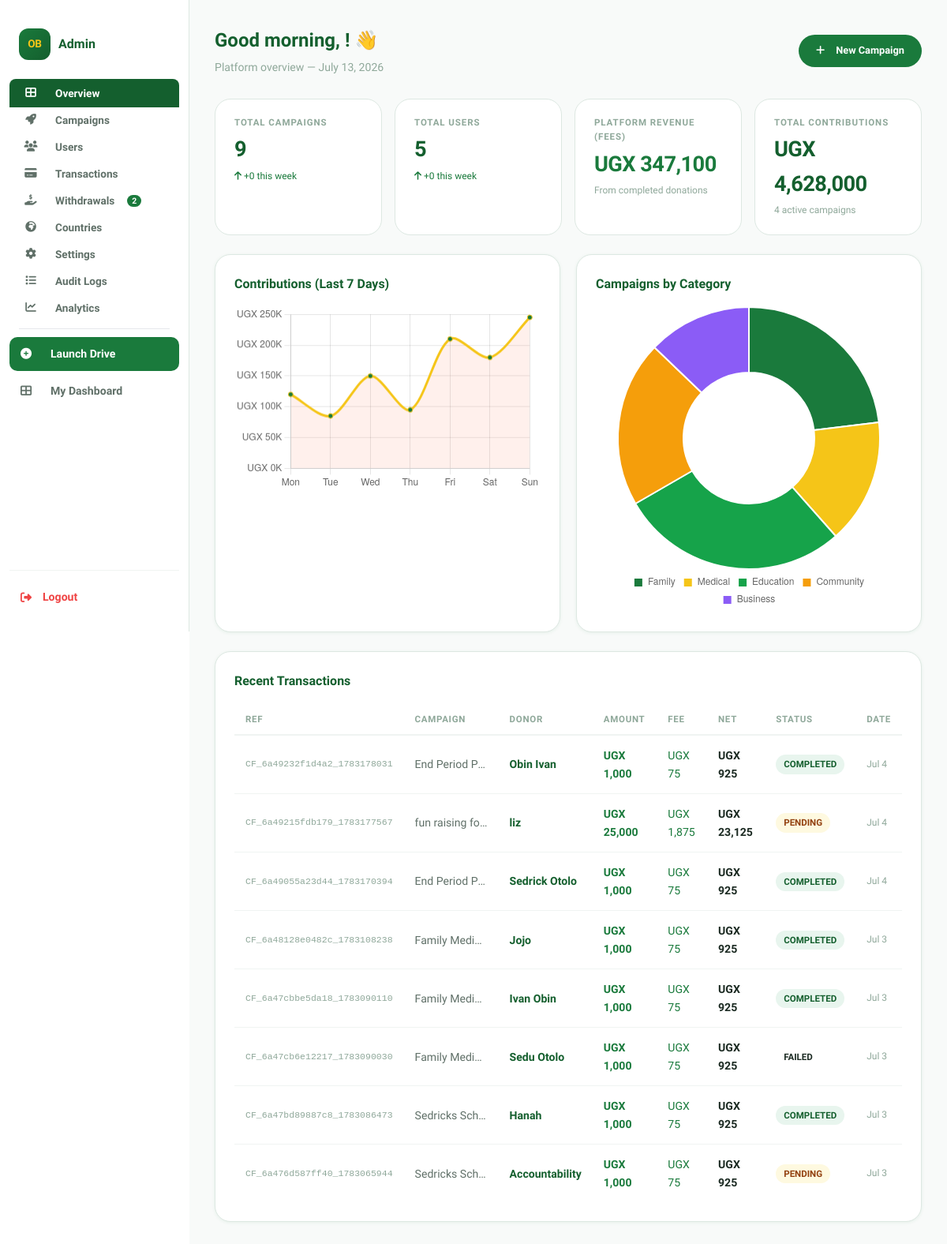
The page /admin/index.php (signed in) on the database as committed earlier.
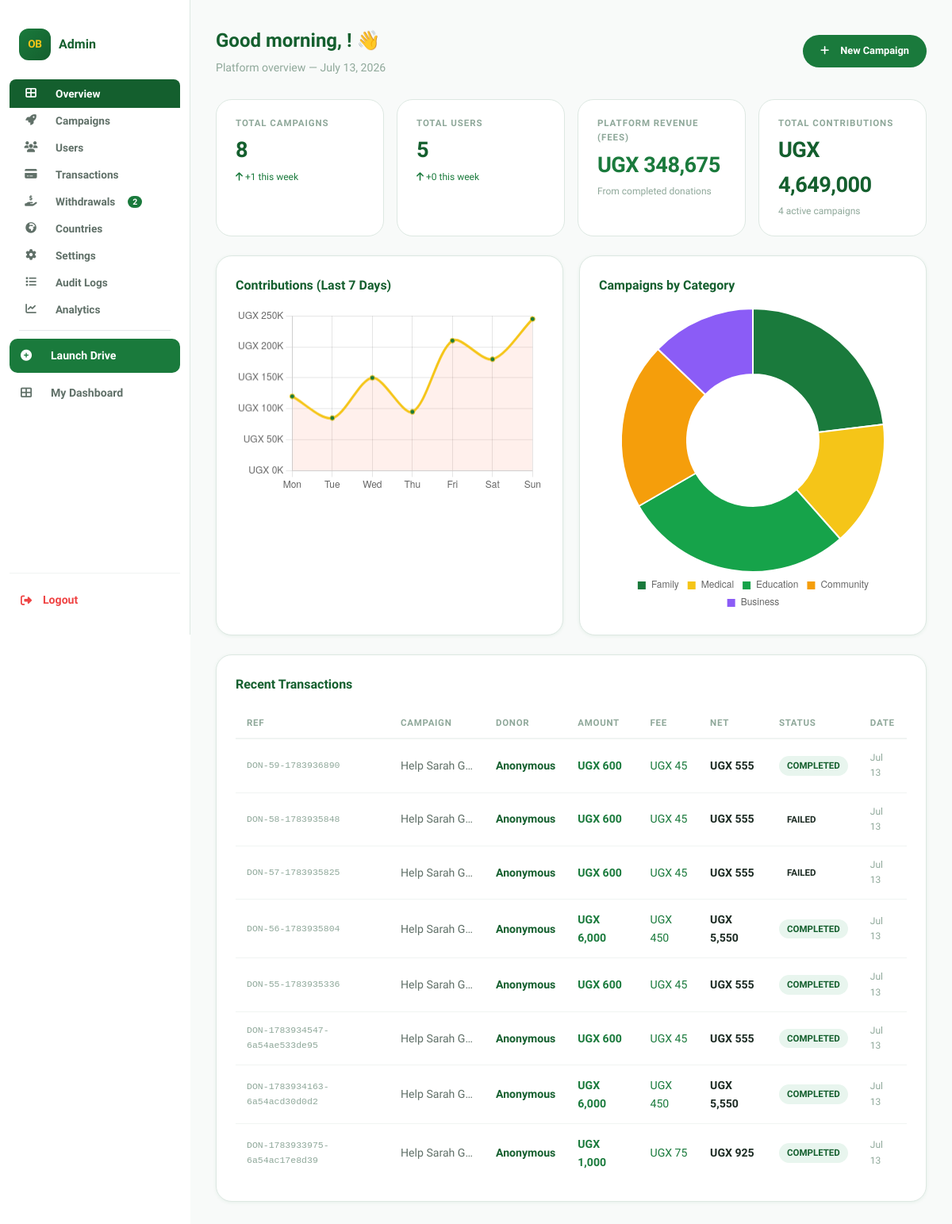
The same page on the database as committed later.
### tables this page shows
CREATE TABLE `donations` (
  `donation_id` int(11) NOT NULL,
  `campaign_id` int(11) NOT NULL,
  `donor_id` int(11) DEFAULT NULL,
  `donor_name` varchar(100) DEFAULT NULL,
  `donor_email` varchar(100) DEFAULT NULL,
  `donor_phone` varchar(20) NOT NULL,
  `is_anonymous` tinyint(1) DEFAULT 0,
  `amount` decimal(15,2) NOT NULL,
  `fee_percentage` decimal(5,2) NOT NULL DEFAULT 7.50,
  `fee_amount` decimal(15,2) GENERATED ALWAYS AS (`amount` * (`fee_percentage` / 100)) STORED,
  `net_amount` decimal(15,2) GENERATED ALWAYS AS (`amount` - `amount` * (`fee_percentage` / 100)) STORED,
  `tip_amount` decimal(15,2) DEFAULT 0.00,
  `status` enum('pending','completed','failed','refunded') DEFAULT 'pending',
  `transaction_reference` varchar(100) DEFAULT NULL,
  `mobile_money_network` varchar(50) NOT NULL,
  `payment_date` timestamp NULL DEFAULT NULL,
  `created_at` timestamp NOT NULL DEFAULT current_timestamp(),
  `pesapal_tracking_id` varchar(100) DEFAULT NULL,
  `currency` varchar(3) DEFAULT 'UGX',
  `iotec_transaction_id` varchar(100) DEFAULT NULL
);

CREATE TABLE `campaigns` (
  `campaign_id` int(11) NOT NULL,
  `campaigner_id` int(11) NOT NULL,
  `display_name` varchar(120) DEFAULT NULL,
  `title` varchar(150) NOT NULL,
  `slug` varchar(150) NOT NULL,
  `description` text NOT NULL,
  `category` varchar(50) NOT NULL,
  `goal_amount` decimal(15,2) NOT NULL,
  `currency` varchar(3) NOT NULL DEFAULT 'UGX',
  `raised_amount` decimal(15,2) DEFAULT 0.00,
  `contributor_count` int(11) DEFAULT 0,
  `image_url` varchar(500) DEFAULT NULL,
  `mobile_money_number` varchar(20) NOT NULL,
  `mobile_money_network` varchar(50) NOT NULL,
  `status` enum('draft','active','paused','suspended','completed','flagged') DEFAULT 'draft',
  `start_date` timestamp NOT NULL DEFAULT current_timestamp(),
  `end_date` timestamp NULL DEFAULT NULL,
  `country` varchar(50) NOT NULL,
  `is_featured` tinyint(1) DEFAULT 0,
  `view_count` int(11) DEFAULT 0,
  `share_count` int(11) DEFAULT 0,
  `created_at` timestamp NOT NULL DEFAULT current_timestamp(),
  `updated_at` timestamp NOT NULL DEFAULT current_timestamp() ON UPDATE current_timestamp(),
  `multiple_images` longtext DEFAULT NULL CHECK (json_valid(`multiple_images`))
);

### admin/index.php (the view, shortened to what the changed rows need)
<?php
require_once __DIR__ . '/../includes/config.php';
$admin = $_SESSION['user'];
function getCount($conn, $query) {
    $result = $conn->query($query);
    if ($result) {
        $row = $result->fetch_row();
        return $row ? (int)$row[0] : 0;
    }
    return 0;
}
function getSum($conn, $query) {
    $result = $conn->query($query);
    if ($result) {
        $row = $result->fetch_row();
        return $row ? (float)$row[0] : 0;
    }
    return 0;
}
$totalCampaigns    = getCount($conn, "SELECT COUNT(*) FROM campaigns");
$activeCampaigns   = getCount($conn, "SELECT COUNT(*) FROM campaigns WHERE status='active'");
$totalDonations    = getSum($conn, "SELECT COALESCE(SUM(amount),0) FROM donations WHERE status='completed'");
$totalFees         = getSum($conn, "SELECT COALESCE(SUM(fee_amount),0) FROM donations WHERE status='completed'");
$newCampsWeek      = getCount($conn, "SELECT COUNT(*) FROM campaigns WHERE created_at >= DATE_SUB(NOW(),INTERVAL 7 DAY)");
$allDonations = $conn->query(
    "SELECT d.*, c.title AS campaign_title FROM donations d
     JOIN campaigns c ON d.campaign_id=c.campaign_id ORDER BY d.created_at DESC LIMIT 50"
);
?>
<!DOCTYPE html>
<html lang="en">
<head>
  <link rel="stylesheet" href="https://cdnjs.cloudflare.com/ajax/libs/font-awesome/6.5.0/css/all.min.css" />
  <link rel="stylesheet" href="<?= BASE ?>/css/style.css" />
</head>
<body>
<div class="admin-layout">
  <main class="admin-main">
    <div class="page-header">
      <div style="display:flex;justify-content:space-between;align-items:center;flex-wrap:wrap;gap:12px;">
        <div>
          <h1>Good <?= date('H') < 12 ? 'morning' : (date('H') < 17 ? 'afternoon' : 'evening') ?>, <?= htmlspecialchars(explode(' ', $admin['full_name'])[0]) ?>! 👋</h1>
        </div>
      </div>
    </div>
    <div class="tab-panel active" id="tab-overview">
      <div class="grid-4" style="margin-bottom:24px;">
        <div class="stat-card"><p class="stat-label">Total Campaigns</p><p class="stat-value"><?= number_format($totalCampaigns) ?></p><p class="stat-sub" style="color:var(--green);"><i class="fas fa-arrow-up"></i> +<?= $newCampsWeek ?> this week</p></div>
        <div class="stat-card"><p class="stat-label">Platform Revenue (Fees)</p><p class="stat-value" style="color:var(--green);">UGX <?= number_format($totalFees) ?></p><p class="stat-sub" style="color:var(--gray-400);">From completed donations</p></div>
        <div class="stat-card"><p class="stat-label">Total Contributions</p><p class="stat-value">UGX <?= number_format($totalDonations) ?></p><p class="stat-sub" style="color:var(--gray-400);"><?= $activeCampaigns ?> active campaigns</p></div>
      </div>
      <div class="card" style="padding:24px;">
        <div style="display:flex;justify-content:space-between;align-items:center;margin-bottom:16px;">
          <h2 style="font-weight:800;color:var(--green-dark);font-size:1rem;">Recent Transactions</h2>
        </div>
        <div class="table-wrap">
          <table>
            <thead><tr><th>Ref</th><th>Campaign</th><th>Donor</th><th>Amount</th><th>Fee</th><th>Net</th><th>Status</th><th>Date</th></tr></thead>
            <tbody>
              <?php if ($allDonations): $allDonations->data_seek(0); $i=0; while ($d = $allDonations->fetch_assoc() and $i < 8): $i++; ?>
              <tr>
                <td style="font-family:monospace;font-size:.72rem;color:var(--gray-400);"><?= htmlspecialchars($d['transaction_reference'] ?? '—') ?></td>
                <td style="color:var(--gray-500);max-width:120px;overflow:hidden;text-overflow:ellipsis;white-space:nowrap;"><?= htmlspecialchars($d['campaign_title']) ?></td>
                <td style="font-weight:600;color:var(--green-dark);"><?= $d['is_anonymous'] ? 'Anonymous' : htmlspecialchars($d['donor_name'] ?? '—') ?></td>
                <td style="color:var(--green);font-weight:700;">UGX <?= number_format($d['amount']) ?></td>
                <td style="color:var(--green);">UGX <?= number_format($d['fee_amount']) ?></td>
                <td style="font-weight:600;">UGX <?= number_format($d['net_amount']) ?></td>
                <td><span class="status-badge status-<?= $d['status'] === 'completed' ? 'approved' : $d['status'] ?>"><?= ucfirst($d['status']) ?></span></td>
                <td style="font-size:.75rem;color:var(--gray-400);"><?= date('M j', strtotime($d['created_at'])) ?></td>
              </tr>
              <?php endwhile; endif; ?>
            </tbody>
          </table>
        </div>
      </div>
    </div>
  </main>
</div>
</body>
</html>

Rows that differ between the two databases and show on the page:
no longer on this page (row unchanged): donations: transaction_reference "CF_6a49232f1d4a2_1783178031", campaign.title "End Period P…", donor_name "Obin Ivan", amount "1,000", fee_amount "75", net_amount "925", status "COMPLETED", created_at "Jul 4"
no longer on this page (row edited): donations: transaction_reference "CF_6a49215fdb179_1783177567", campaign.title "fun raising fo…", donor_name "liz", amount "25,000", fee_amount "1,875", net_amount "23,125", status "PENDING", created_at "Jul 4"
no longer on this page (row unchanged): donations: transaction_reference "CF_6a49055a23d44_1783170394", campaign.title "End Period P…", donor_name "Sedrick Otolo", amount "1,000", fee_amount "75", net_amount "925", status "COMPLETED", created_at "Jul 4"
no longer on this page (row unchanged): donations: transaction_reference "CF_6a48128e0482c_1783108238", campaign.title "Family Medi…", donor_name "Jojo", amount "1,000", fee_amount "75", net_amount "925", status "COMPLETED", created_at "Jul 3"
no longer on this page (row unchanged): donations: transaction_reference "CF_6a47cbbe5da18_1783090110", campaign.title "Family Medi…", donor_name "Ivan Obin", amount "1,000", fee_amount "75", net_amount "925", status "COMPLETED", created_at "Jul 3"
no longer on this page (row unchanged): donations: transaction_reference "CF_6a47cb6e12217_1783090030", campaign.title "Family Medi…", donor_name "Sedu Otolo", amount "1,000", fee_amount "75", net_amount "925", status "FAILED", created_at "Jul 3"
no longer on this page (row unchanged): donations: transaction_reference "CF_6a47bd89887c8_1783086473", campaign.title "Sedricks Sch…", donor_name "Hanah", amount "1,000", fee_amount "75", net_amount "925", status "COMPLETED", created_at "Jul 3"
no longer on this page (row edited): donations: transaction_reference "CF_6a476d587ff40_1783065944", campaign.title "Sedricks Sch…", donor_name "Accountability", amount "1,000", fee_amount "75", net_amount "925", status "PENDING", created_at "Jul 3"
added donations: transaction_reference "DON-59-1783936890", campaign.title "Help Sarah G…", is_anonymous "Anonymous", amount "600", fee_amount "45", net_amount "555", status "COMPLETED", created_at "Jul 13"
added donations: transaction_reference "DON-58-1783935848", campaign.title "Help Sarah G…", is_anonymous "Anonymous", amount "600", fee_amount "45", net_amount "555", status "FAILED", created_at "Jul 13"
added donations: transaction_reference "DON-57-1783935825", campaign.title "Help Sarah G…", is_anonymous "Anonymous", amount "600", fee_amount "45", net_amount "555", status "FAILED", created_at "Jul 13"
added donations: transaction_reference "DON-56-1783935804", campaign.title "Help Sarah G…", is_anonymous "Anonymous", amount "6,000", fee_amount "450", net_amount "5,550", status "COMPLETED", created_at "Jul 13"
added donations: transaction_reference "DON-55-1783935336", campaign.title "Help Sarah G…", is_anonymous "Anonymous", amount "600", fee_amount "45", net_amount "555", status "COMPLETED", created_at "Jul 13"
added donations: transaction_reference "DON-1783934547-6a54ae533de95", campaign.title "Help Sarah G…", is_anonymous "Anonymous", amount "600", fee_amount "45", net_amount "555", status "COMPLETED", created_at "Jul 13"
added donations: transaction_reference "DON-1783934163-6a54acd30d0d2", campaign.title "Help Sarah G…", is_anonymous "Anonymous", amount "6,000", fee_amount "450", net_amount "5,550", status "COMPLETED", created_at "Jul 13"
added donations: transaction_reference "DON-1783933975-6a54ac17e8d39", campaign.title "Help Sarah G…", is_anonymous "Anonymous", amount "1,000", fee_amount "75", net_amount "925", status "COMPLETED", created_at "Jul 13"
Other text that changed with them:
$totalCampaigns: "9" → "8"
$newCampsWeek: "0" → "1"
$totalFees: "347,100" → "348,675"
$totalDonations: "4,628,000" → "4,649,000"
